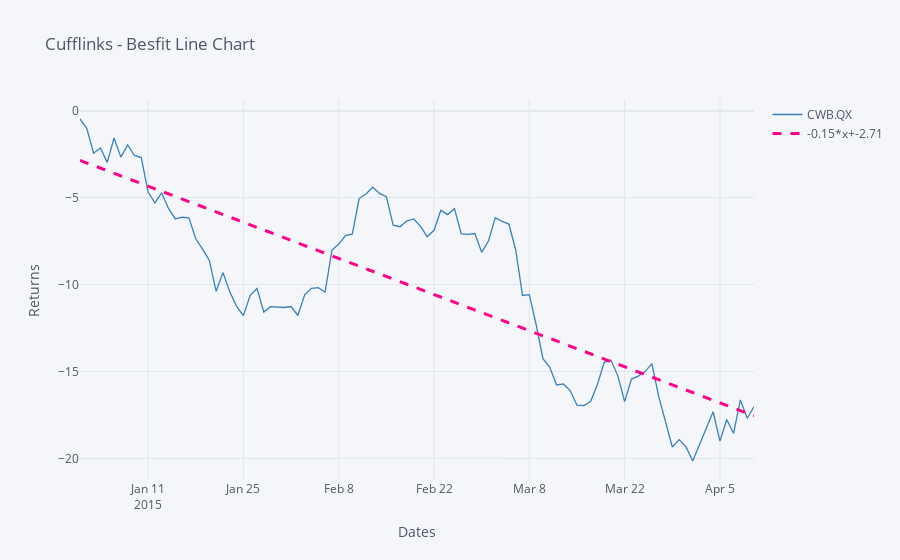

The code cell stored with this chart in its notebook:
### Code cell
cf.datagen.lines(1).iplot(kind='scatter',xTitle='Dates',yTitle='Returns',title='Cufflinks - Besfit Line Chart',
                         filename='Cufflinks - Bestfit Line Chart',bestfit=True,colors=['blue'],
                         bestfit_colors=['pink'])
